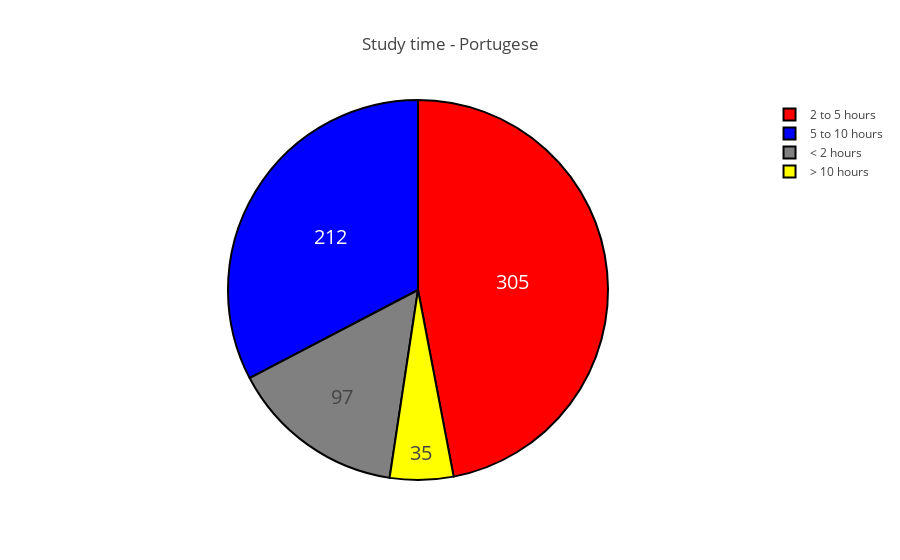

Notebook cell for this chart:
### Code cell
#Display how many hours per week Portugese students spend on their studies.
data_por['st_time'] = np.nan
df = [data_por]

for col in df:
    col.loc[col['studytime'] == 1 , 'st_time'] = '< 2 hours'
    col.loc[col['studytime'] == 2 , 'st_time'] = '2 to 5 hours'
    col.loc[col['studytime'] == 3, 'st_time'] = '5 to 10 hours'
    col.loc[col['studytime'] == 4, 'st_time'] = '> 10 hours'  
 
labels = data_por["st_time"].unique().tolist()
amount = data_por["st_time"].value_counts().tolist()

colors = ["red", "blue", "grey", "yellow"]

trace = go.Pie(labels=labels, values=amount, hoverinfo='label+percent', textinfo='value', 
               textfont=dict(size=20), marker=dict(colors=colors, line=dict(color='#000000', width=2)))

dt = [trace]
layout = go.Layout(title="Study time - Portugese")

fig = go.Figure(data=dt, layout=layout)
iplot(fig, filename='pie')

### Figure 1 — Plotly figure (JSON) as saved in the notebook; plotly's stock layout.template omitted (floating-point values rounded to 4 significant figures)
{"data": [{"hoverinfo": "label+percent", "labels": ["2 to 5 hours", "5 to 10 hours", "< 2 hours", "> 10 hours"], "marker": {"colors": ["red", "blue", "grey", "yellow"], "line": {"color": "#000000", "width": 2}}, "textfont": {"size": 20}, "textinfo": "value", "type": "pie", "uid": "db01f4e4-d443-40b1-a71b-5d604856f7fb", "values": [305, 212, 97, 35]}], "layout": {"title": {"text": "Study time - Portugese"}}}
